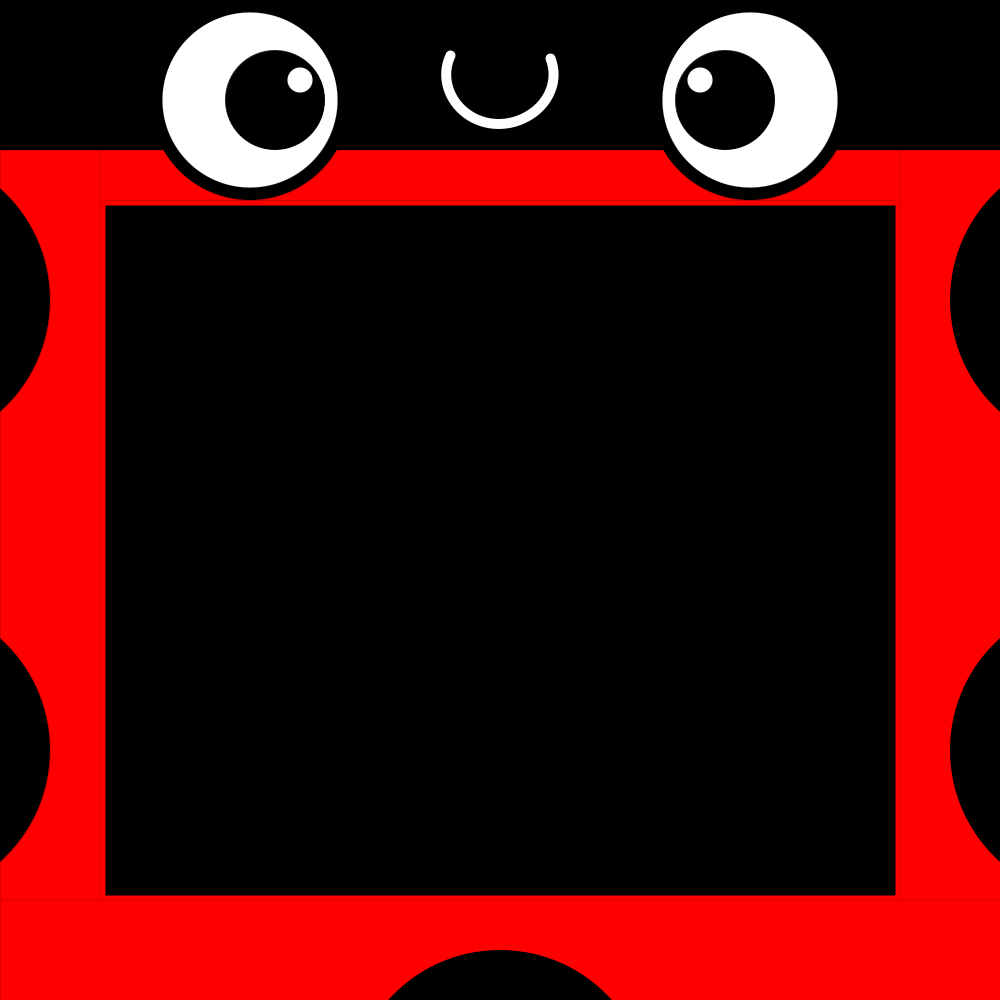
Frame 1 (no input)
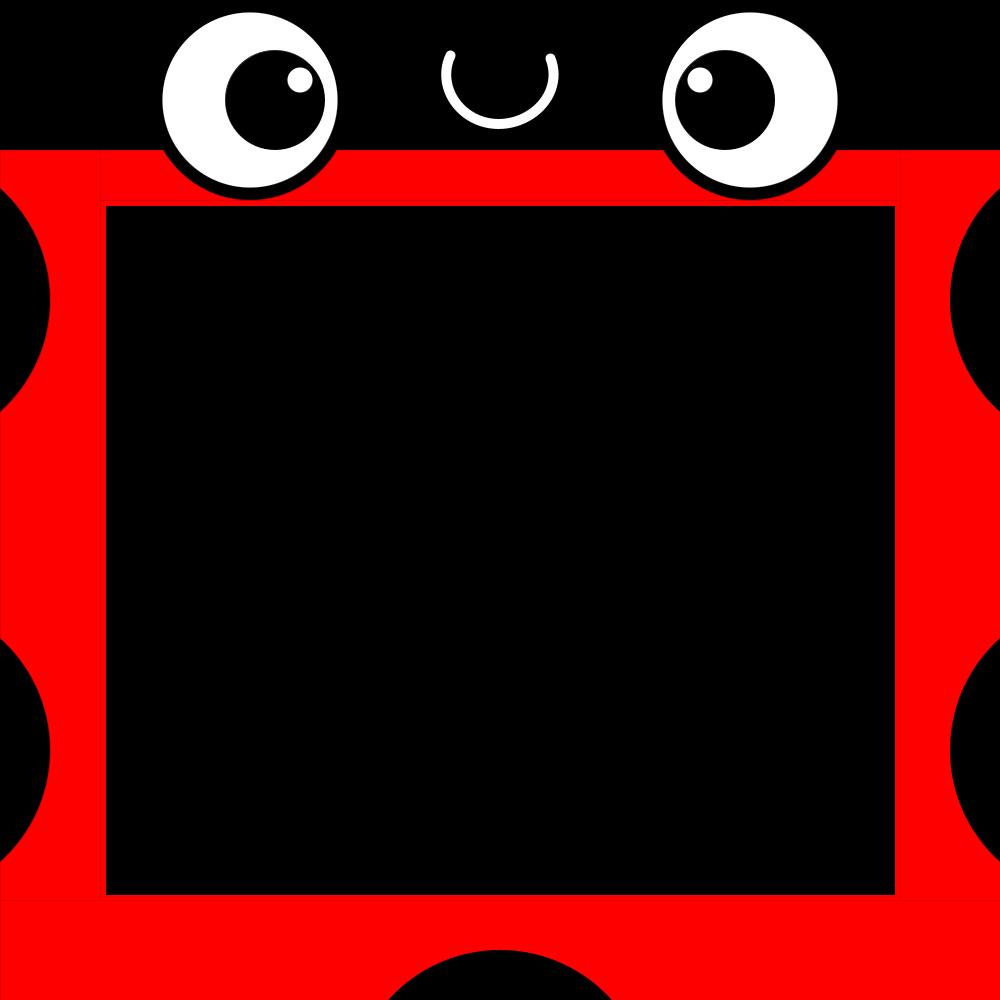
Frame 60 (the mouse pressed at the canvas centre just before this capture)
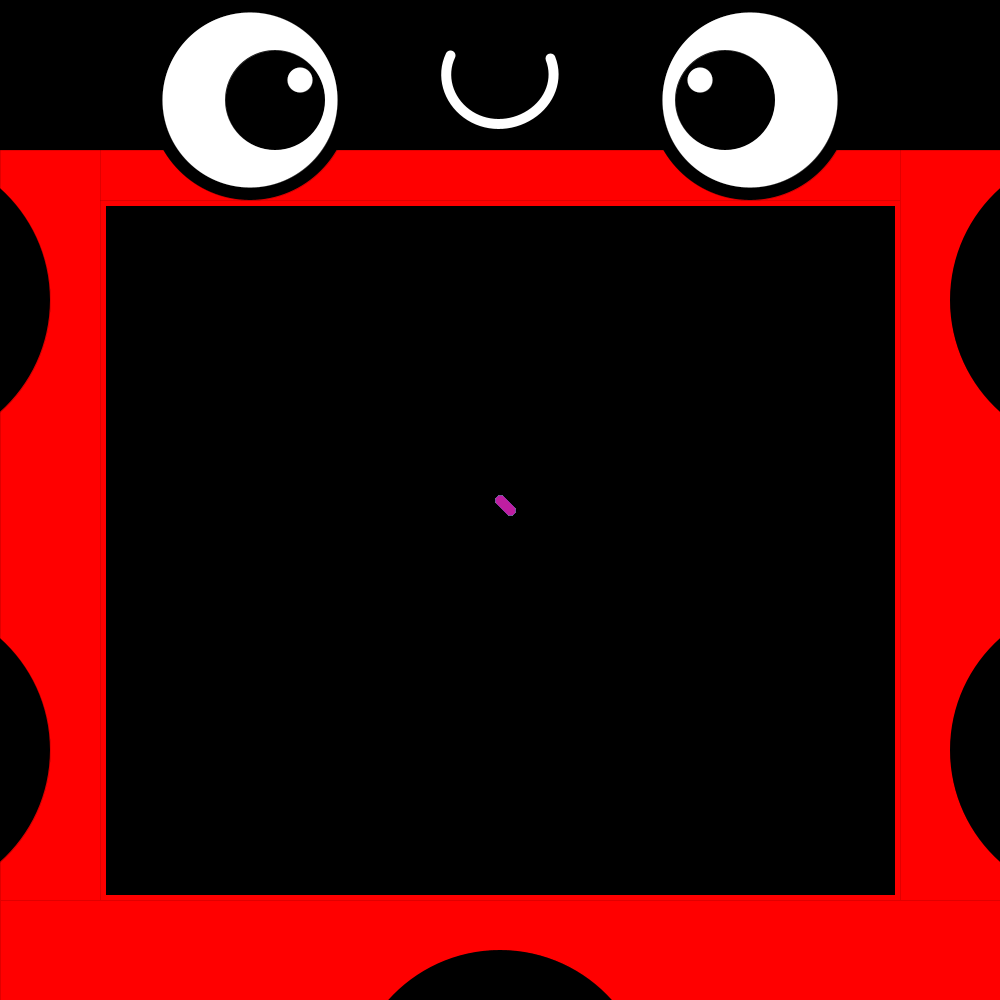
Frame 120 (the mouse held since frame 60 and released just before this capture)

The Processing sketch that drew these frames (run headless with seeded random() and noise(); from frame 60 on, the mouse is pressed at the canvas centre):

// Processing sketch: Emma_s_Lady_Bug
// ── Emma_s_Lady_Bug.pde
int x = 500;
int y = 75;

void setup(){
  size(1000, 1000);
  background(0);
  
}

void draw(){
  if (mousePressed){
     strokeWeight(10);
    stroke(random(255),random(255),random(255));
    line(mouseX,mouseY,mouseX+10,mouseY+10);
  }
  
  strokeWeight(10);
  stroke(255, 0,0);
  noFill();
  rect(100,200,800,700);
  
  stroke(0);
  strokeWeight(0);
  fill(255, 0,0);
  rect(0,0,width,200);
  rect(0,0,100,height);
  rect(900,0,100,height);
  rect(0,900,width,100);
  
  fill(0);
  circle(-100,300, 300);
  circle(-100, 750, 300);
  circle(1100, 300, 300);
  circle(1100, 750, 300);
  circle(500, 1100, 300);
  rect(0,0,width,150);
  circle(250, 100, 200);
  circle(750, 100, 200);
  
  strokeWeight(10);
  stroke(255);
  fill(0);
  arc(x, y, 107, 98, -6.63, -2.73);
  
   fill(255);
  strokeWeight(0);
  circle(250, 100, 175);
  circle(750, 100, 175);
  
  fill(0);
  circle(275, 100, 100);
  circle(725, 100, 100);
  
  fill(255);
  circle(300, 80, 25);
  circle(700, 80, 25);
  
  if (keyPressed){
    if (key == 'p') {
      save("Emma's Ladybug.png");
    
    }
  }
  //if (mousePressed) {
  //  dist(450, 25, 550, 100)
  //  fill(0);
  //  rect(100,200,800,700);
  //}
}
